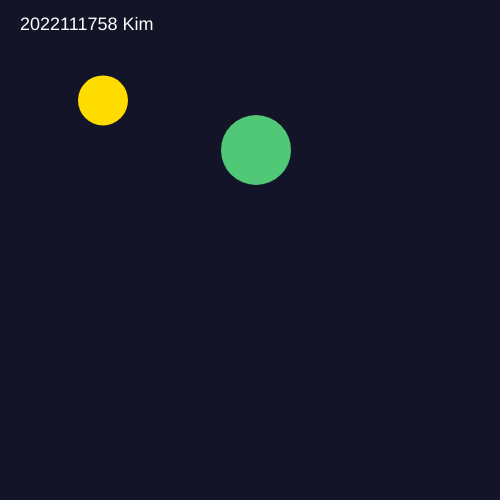
Frame 1 (no input)
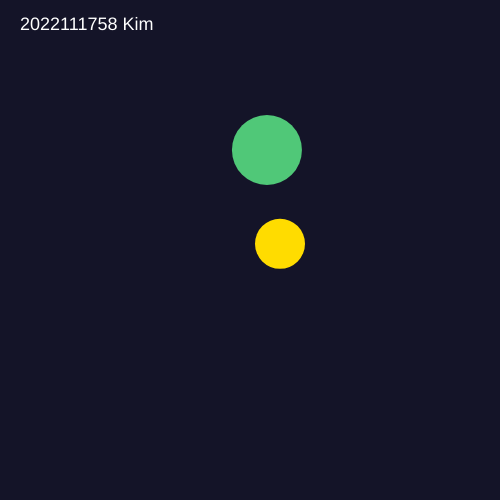
Frame 60 (no input)
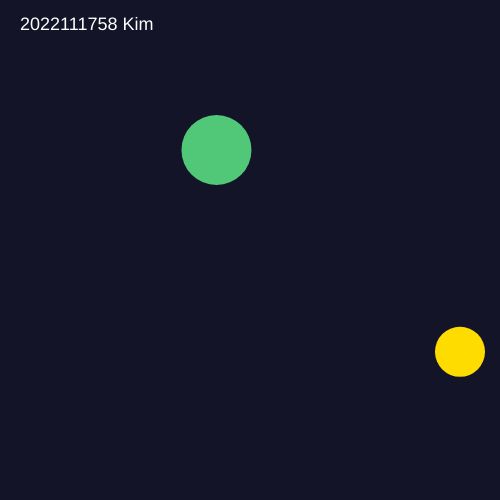
Frame 120 (the mouse pressed at the canvas centre since frame 60)

The p5.js sketch that drew these frames (run headless with seeded random() and noise() and a simulated clock; from frame 60 on, the mouse is pressed at the canvas centre):

// p5.js sketch
// ── sketch.js
// ===== 5주차: 충돌 + 움직임 3가지(속도·가속도·진동) =====
// 학번: 2022111758  이름: 김경민

let ballX, ballY;      // 공 위치
let vx, vy;            // 공 속도 (x, y)
let gravity = 0.4;     // 중력(가속도)
let ballR = 25;        // 공 반지름

let targetX;           // 타겟 x (진동으로 계속 바뀜)
let targetY = 150;     // 타겟 y
let targetR = 35;      // 타겟 반지름
let baseX = 250;       // 진동 중심
let hit = false;       // 충돌했는지

function setup() {
  createCanvas(500, 500);
  ballX = 100;
  ballY = 100;
  vx = 3;              // 처음 가로 속도
  vy = 0;              // 처음 세로 속도
  textSize(18);
}

// draw는 함수 4개를 부르기만 함
function draw() {
  setBackground();   // 1. 배경
  moveBall();        // 2. 공 움직이기 (속도+가속도+충돌)
  moveTarget();      // 3. 타겟 움직이기 (진동)
  drawScene();       // 4. 그리기 (충돌 판정 포함)
}

// 1. 배경
function setBackground() {
  background(20, 20, 40);
}

// 2. 공 움직이기 — 속도 + 가속도 + 벽 충돌
function moveBall() {
  vy += gravity;     // 가속도: 중력으로 아래 속도가 점점 빨라짐
  ballX += vx;       // 속도: 가로로 이동
  ballY += vy;       // 속도: 세로로 이동

  // 좌우 벽 충돌 → 가로 방향 반대로
  if (ballX < ballR || ballX > width - ballR) {
    vx = -vx;
  }
  // 바닥 충돌 → 위로 튕기기
  if (ballY > height - ballR) {
    ballY = height - ballR;
    vy = -vy;
  }
  // 천장 충돌
  if (ballY < ballR) {
    ballY = ballR;
    vy = -vy;
  }
}

// 3. 타겟 움직이기 — 진동(sin으로 좌우 왕복)
function moveTarget() {
  targetX = baseX + sin(frameCount * 0.05) * 120;
}

// 4. 그리기 + 충돌 판정
function drawScene() {
  // 두 원의 중심 거리로 충돌 확인
  let d = dist(ballX, ballY, targetX, targetY);
  if (d < ballR + targetR) {
    hit = true;
  } else {
    hit = false;
  }

  // 타겟 (충돌하면 빨강, 아니면 초록)
  noStroke();
  if (hit) {
    fill(255, 80, 80);
  } else {
    fill(80, 200, 120);
  }
  ellipse(targetX, targetY, targetR * 2, targetR * 2);

  // 공
  fill(255, 220, 0);
  ellipse(ballX, ballY, ballR * 2, ballR * 2);

  // 글자
  fill(255);
  text('2022111758 Kim', 20, 30);
  if (hit) {
    text('HIT!', 240, 30);
  }
}
